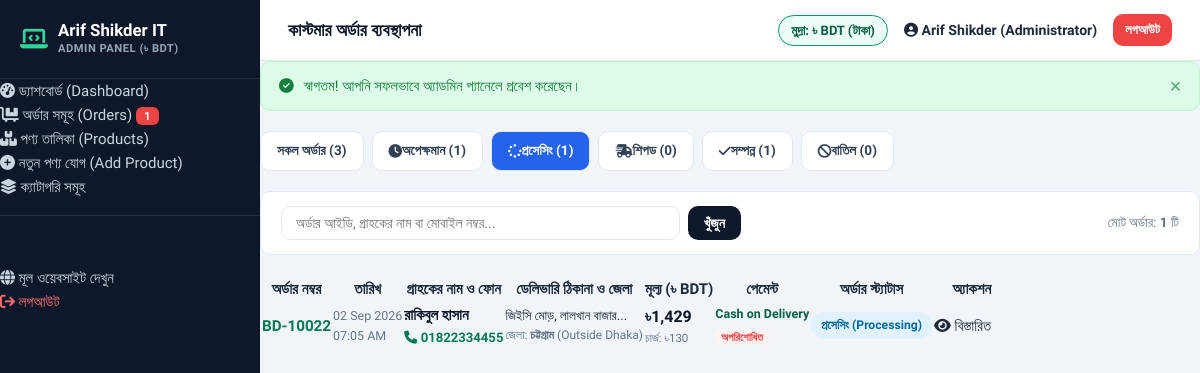
Page /admin/orders.php?status=processing (signed in) on the committed database.
### tables this page shows
CREATE TABLE IF NOT EXISTS `orders` (
  `id` int(11) NOT NULL AUTO_INCREMENT,
  `order_number` varchar(50) NOT NULL UNIQUE,
  `customer_name` varchar(100) NOT NULL,
  `customer_phone` varchar(20) NOT NULL,
  `customer_alt_phone` varchar(20) DEFAULT NULL,
  `customer_email` varchar(100) DEFAULT NULL,
  `address` text NOT NULL,
  `delivery_address` text DEFAULT NULL,
  `district` varchar(50) NOT NULL,
  `delivery_area` varchar(50) NOT NULL,
  `subtotal` decimal(10,2) DEFAULT 0.00,
  `delivery_charge` decimal(10,2) NOT NULL,
  `discount_amount` decimal(10,2) DEFAULT 0.00,
  `total_amount` decimal(10,2) NOT NULL,
  `payment_method` varchar(50) DEFAULT 'Cash on Delivery',
  `payment_status` varchar(20) DEFAULT 'unpaid',
  `order_notes` text DEFAULT NULL,
  `status` varchar(50) DEFAULT 'Pending',
  `order_status` varchar(50) DEFAULT 'pending',
  `created_at` timestamp DEFAULT CURRENT_TIMESTAMP,
  PRIMARY KEY (`id`)
);

### admin/orders.php (the view, shortened to what this page needs)
<?php
require_once __DIR__ . '/includes/header.php';
$pdo = get_db_connection();
$statusFilter = trim($_GET['status'] ?? '');
$search = trim($_GET['q'] ?? '');
$where = ["1=1"];
$params = [];
if (!empty($statusFilter)) {
    $where[] = "order_status = ?";
    $params[] = $statusFilter;
}
$whereSql = implode(' AND ', $where);
$orders = [];
try {
    $stmt = $pdo->prepare("SELECT * FROM orders WHERE {$whereSql} ORDER BY id DESC");
    $stmt->execute($params);
    $orders = $stmt->fetchAll();
} catch (Exception $e) {}
$counts = ['all' => 0, 'pending' => 0, 'processing' => 0, 'shipped' => 0, 'delivered' => 0, 'cancelled' => 0];
try {
    $cStmt = $pdo->query("SELECT order_status, COUNT(*) as cnt FROM orders GROUP BY order_status");
    $rawCounts = $cStmt->fetchAll();
    foreach ($rawCounts as $rc) {
        $st = $rc['order_status'];
        if (isset($counts[$st])) {
            $counts[$st] = (int)$rc['cnt'];
        }
        $counts['all'] += (int)$rc['cnt'];
    }
} catch (Exception $e) {}
?>
<div style="display: flex; gap: 8px; flex-wrap: wrap; margin-bottom: 20px;">
    <a href="/admin/orders.php" class="btn-buy-now <?= empty($statusFilter) ? '' : '' ?>" style="background: <?= empty($statusFilter) ? 'var(--secondary)' : '#ffffff' ?>; color: <?= empty($statusFilter) ? '#ffffff' : '#334155' ?>; border: 1px solid var(--border-color); padding: 8px 16px; font-size: 0.85rem;">
        সকল অর্ডার (<?= $counts['all'] ?>)
    </a>
    <a href="/admin/orders.php?status=pending" class="btn-buy-now" style="background: <?= $statusFilter === 'pending' ? '#d97706' : '#ffffff' ?>; color: <?= $statusFilter === 'pending' ? '#ffffff' : '#334155' ?>; border: 1px solid var(--border-color); padding: 8px 16px; font-size: 0.85rem;">
        <i class="fa-solid fa-clock"></i> অপেক্ষমান (<?= $counts['pending'] ?>)
    </a>
    <a href="/admin/orders.php?status=processing" class="btn-buy-now" style="background: <?= $statusFilter === 'processing' ? '#2563eb' : '#ffffff' ?>; color: <?= $statusFilter === 'processing' ? '#ffffff' : '#334155' ?>; border: 1px solid var(--border-color); padding: 8px 16px; font-size: 0.85rem;">
        <i class="fa-solid fa-spinner"></i> প্রসেসিং (<?= $counts['processing'] ?>)
    </a>
    <a href="/admin/orders.php?status=shipped" class="btn-buy-now" style="background: <?= $statusFilter === 'shipped' ? '#9333ea' : '#ffffff' ?>; color: <?= $statusFilter === 'shipped' ? '#ffffff' : '#334155' ?>; border: 1px solid var(--border-color); padding: 8px 16px; font-size: 0.85rem;">
        <i class="fa-solid fa-truck-fast"></i> শিপড (<?= $counts['shipped'] ?>)
    </a>
    <a href="/admin/orders.php?status=delivered" class="btn-buy-now" style="background: <?= $statusFilter === 'delivered' ? '#047857' : '#ffffff' ?>; color: <?= $statusFilter === 'delivered' ? '#ffffff' : '#334155' ?>; border: 1px solid var(--border-color); padding: 8px 16px; font-size: 0.85rem;">
        <i class="fa-solid fa-check"></i> সম্পন্ন (<?= $counts['delivered'] ?>)
    </a>
    <a href="/admin/orders.php?status=cancelled" class="btn-buy-now" style="background: <?= $statusFilter === 'cancelled' ? '#ef4444' : '#ffffff' ?>; color: <?= $statusFilter === 'cancelled' ? '#ffffff' : '#334155' ?>; border: 1px solid var(--border-color); padding: 8px 16px; font-size: 0.85rem;">
        <i class="fa-solid fa-ban"></i> বাতিল (<?= $counts['cancelled'] ?>)
    </a>
</div>
<div style="background: #ffffff; padding: 14px 20px; border-radius: var(--radius-md); border: 1px solid var(--border-color); margin-bottom: 20px; display: flex; justify-content: space-between; align-items: center; flex-wrap: wrap; gap: 12px;">
    <form action="/admin/orders.php" method="GET" style="display: flex; gap: 8px; width: 100%; max-width: 460px;">
        <input type="text" name="q" class="form-control" placeholder="অর্ডার আইডি, গ্রাহকের নাম বা মোবাইল নম্বর..." value="<?= htmlspecialchars($search) ?>" style="padding: 8px 14px; font-size: 0.88rem;">
        <button type="submit" class="btn-buy-now" style="background: var(--secondary); color: #fff; padding: 8px 16px;">খুঁজুন</button>
    </form>
    <div style="font-size: 0.85rem; color: var(--text-muted);">
        মোট অর্ডার: <strong><?= count($orders) ?></strong> টি
    </div>
</div>
<div class="admin-table-card">
    <?php if (empty($orders)): ?>
        <div style="padding: 50px 20px; text-align: center; color: var(--text-muted);">
            <i class="fa-solid fa-receipt" style="font-size: 3rem; color: #cbd5e1; margin-bottom: 12px;"></i>
            <h4>কোনো অর্ডার পাওয়া যায়নি</h4>
        </div>
    <?php else: ?>
        <div style="overflow-x: auto;">
            <table class="admin-table">
                <thead>
                    <tr>
                        <th>অর্ডার নম্বর</th>
                        <th>তারিখ</th>
                        <th>গ্রাহকের নাম ও ফোন</th>
                        <th>ডেলিভারি ঠিকানা ও জেলা</th>
                        <th>মূল্য (৳ BDT)</th>
                        <th>পেমেন্ট</th>
                        <th>অর্ডার স্ট্যাটাস</th>
                        <th style="text-align: right;">অ্যাকশন</th>
                    </tr>
                </thead>
                <tbody>
                    <?php foreach ($orders as $o): ?>
                        <tr>
                            <td>
                                <a href="/admin/order-details.php?id=<?= $o['id'] ?>" style="font-weight: 700; color: var(--primary); font-size: 0.95rem;">
                                    <?= htmlspecialchars($o['order_number']) ?>
                                </a>
                            </td>
                            <td style="font-size: 0.78rem; color: var(--text-muted); white-space: nowrap;">
                                <?= date('d M Y', strtotime($o['created_at'])) ?><br>
                                <?= date('h:i A', strtotime($o['created_at'])) ?>
                            </td>
                            <td>
                                <div style="font-weight: 700; color: var(--secondary);"><?= htmlspecialchars($o['customer_name']) ?></div>
                                <div style="font-size: 0.82rem; color: #047857; font-weight: 600;">
                                    <i class="fa-solid fa-phone"></i> <?= htmlspecialchars($o['customer_phone']) ?>
                                </div>
                            </td>
                            <td>
                                <div style="font-size: 0.82rem; max-width: 220px; line-height: 1.3;">
                                    <?= htmlspecialchars(mb_substr($o['delivery_address'], 0, 45, 'UTF-8')) ?>...
                                </div>
                                <div style="font-size: 0.75rem; color: var(--text-muted); margin-top: 2px;">
                                    জেলা: <strong><?= htmlspecialchars($o['district']) ?></strong> (<?= htmlspecialchars($o['delivery_area']) ?>)
                                </div>
                            </td>
                            <td>
                                <div style="font-weight: 800; color: var(--secondary); font-size: 1rem;">
                                    <?= format_bdt($o['total_amount']) ?>
                                </div>
                                <div style="font-size: 0.72rem; color: var(--text-muted);">
                                    চার্জ: ৳<?= (int)$o['delivery_charge'] ?>
                                </div>
                            </td>
                            <td>
                                <span style="font-size: 0.78rem; font-weight: 600; display: block; color: #065f46;">
                                    <?= strtoupper($o['payment_method']) === 'COD' ? 'ক্যাশ অন ডেলিভারি' : htmlspecialchars($o['payment_method']) ?>
                                </span>
                                <span class="stock-pill <?= $o['payment_status'] === 'paid' ? 'in-stock' : 'out-stock' ?>" style="font-size: 0.68rem; padding: 1px 6px;">
                                    <?= $o['payment_status'] === 'paid' ? 'পরিশোধিত' : 'অপরিশোধিত' ?>
                                </span>
                            </td>
                            <td>
                                <span class="status-badge status-<?= $o['order_status'] ?>">
                                    <?= get_status_label_bn($o['order_status']) ?>
                                </span>
                            </td>
                            <td style="text-align: right; white-space: nowrap;">
                                <a href="/admin/order-details.php?id=<?= $o['id'] ?>" class="admin-action-btn btn-view">
                                    <i class="fa-solid fa-eye"></i> বিস্তারিত
                                </a>
                            </td>
                        </tr>
                    <?php endforeach; ?>
                </tbody>
            </table>
        </div>
    <?php endif; ?>
</div>
<?php require_once __DIR__ . '/includes/footer.php'; ?>

### assets/css/style.css (style rules this page uses)
:root { --primary: #047857; --primary-hover: #065f46; --primary-light: #ecfdf5; --primary-dark: #064e3b; --accent: #f59e0b; --accent-hover: #d97706; --secondary: #0f172a; --text-main: #1e293b; --text-muted: #64748b; --text-light: #94a3b8; --bg-page: #f8fafc; --bg-card: #ffffff; --border-color: #e2e8f0; --border-light: #f1f5f9; --danger: #ef4444; --danger-light: #fef2f2; --success: #10b981; --success-light: #ecfdf5; --shadow-sm: 0 1px 2px 0 rgba(0, 0, 0, 0.05); --shadow-md: 0 4px 6px -1px rgba(0, 0, 0, 0.08), 0 2px 4px -2px rgba(0, 0, 0, 0.05); --shadow-lg: 0 10px 15px -3px rgba(0, 0, 0, 0.08), 0 4px 6px -4px rgba(0, 0, 0, 0.04); --shadow-xl: 0 20px 25px -5px rgba(0, 0, 0, 0.1), 0 8px 10px -6px rgba(0, 0, 0, 0.04); --radius-sm: 6px; --radius-md: 10px; --radius-lg: 16px; --radius-pill: 9999px; --transition: all 0.2s ease-in-out; --container-max: 1240px; }
*, *::before, *::after { box-sizing: border-box; margin: 0; padding: 0; }
body { font-family: 'Hind Siliguri', -apple-system, BlinkMacSystemFont, "Segoe UI", Roboto, "Helvetica Neue", Arial, sans-serif; background-color: var(--bg-page); color: var(--text-main); line-height: 1.6; font-size: 15px; -webkit-font-smoothing: antialiased; }
a { color: inherit; text-decoration: none; transition: var(--transition); }
button, input, select, textarea { font-family: inherit; font-size: inherit; }
.btn-buy-now { background: var(--accent); color: #1e293b; border: none; font-weight: 700; font-size: 0.88rem; padding: 9px 14px; border-radius: var(--radius-md); cursor: pointer; display: inline-flex; align-items: center; justify-content: center; transition: var(--transition); }
.stock-pill { font-size: 0.8rem; font-weight: 700; padding: 3px 10px; border-radius: var(--radius-pill); }
.out-stock { background: var(--danger-light); color: var(--danger); }
.form-control { width: 100%; padding: 11px 14px; border: 1.5px solid var(--border-color); border-radius: var(--radius-md); outline: none; transition: var(--transition); color: var(--text-main); background: #fff; }
.status-badge { display: inline-block; padding: 4px 10px; border-radius: var(--radius-pill); font-size: 0.76rem; font-weight: 700; }
.status-processing { background: #e0f2fe; color: #0369a1; }

### rows in the picture
orders: order_number "BD-10022", created_at "02 Sep 2026", created_at "07:05 AM", customer_name "রাকিবুল হাসান", customer_phone "01822334455", delivery_address "জিইসি মোড়, লালখান বাজার", district "চট্টগ্রাম", delivery_area "Outside Dhaka", total_amount "৳1,429", delivery_charge "130", payment_method "Cash on Delivery", payment_status "অপরিশোধিত", order_status "প্রসেসিং (Processing)"

### other values in the picture
$pendingOrdersCount "1"
$adminHeaderTitle "কাস্টমার অর্ডার ব্যবস্থাপনা"
$currentAdmin['name'] "Arif Shikder (Administrator)"
$flash['message'] "স্বাগতম! আপনি সফলভাবে অ্যাডমিন প্যানেলে প্রবেশ করেছেন।"
$counts['all'] "3"
$counts['pending'] "1"
$counts['processing'] "1"
$counts['shipped'] "0"
$counts['delivered'] "1"
$counts['cancelled'] "0"
count($orders) "1"
